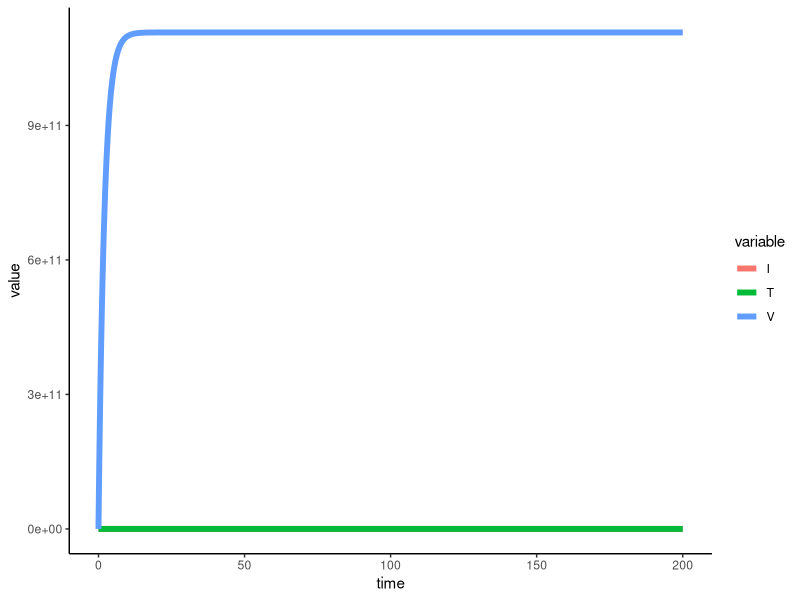
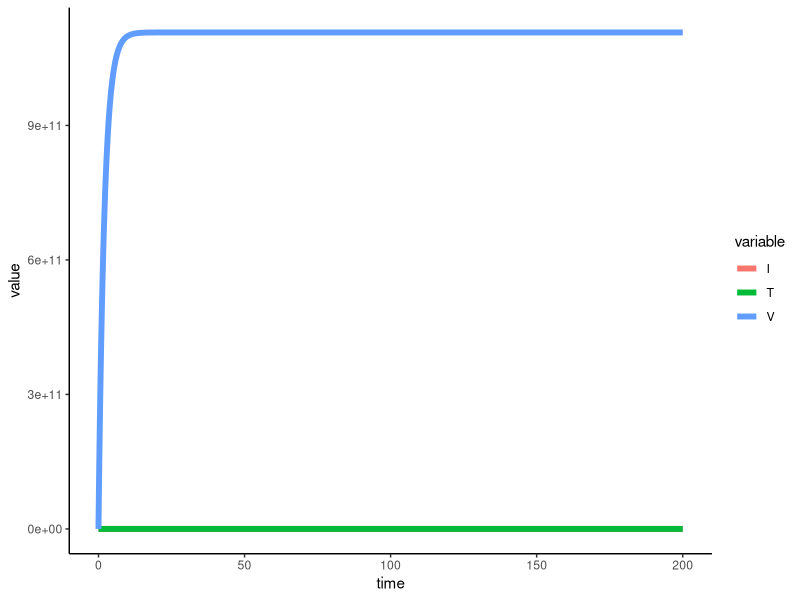

Source code (R) for these figures, in order:
# more learning to do differential equations in R.  You can run this
# by pasting it into an interactive R interpreter, or you can run
## R -f ode_1st_coupled.R

# I have put comments in detailing what's needed for R's deSolve() and
# then to make a simple plot.  This is a "sequel" to the
# od1_1st_single.R file.

# remember to do install.packages("ggplot2") (and same for deSolve) if
# needed.
library(deSolve)
library(ggplot2)
library(tidyr)

# tiv_func is the function on the right hand side of the
# differential equation. 
tiv_func <- function(t, TIV, params) {
    # this takes several lines to define, but really it's just the
    # two right hand side expressions in Lotka Volterra
    T = TIV["T"]
    I = TIV["I"]
    V = TIV["V"]
    # using the notation from the Wikipedia version of the equations
                                        # we have alpha, beta, gamma, and delta in the params structure
    s = params["s"]
    p = params ["p"]
    tmax = params["tmax"]
    d = params["d"]
    k = params["k"]
    delta = params["delta"]
    N = params["N"]
    c = params["c"]

    # now that we have extracted the parameters, we can evaluate the
    # differential equation's right hand side

    dT_dt = s + p*T - d*T - k*V*T
    dI_dt = k*V*T - delta*I
    dV_dt = N*delta*I - c*V
    list(c(dT_dt, dI_dt, dV_dt))
}

# set the constant parameters of the equation.  for this one we have
# alpha (max prey per capita growth rate), beta (effect of predators
# on prey growth rate), gamma (predator per capita death rate), and
# delta (effect of presence of prey on predator growth rate) as used
# in the wikipedia page.  
parms <- c(s = 34,
           p = .7 ,
           tmax = .8,
           d = 4,
           k = .222,
           delta = 0.49,
           N = 10e10,
           c = 3.07)
# set the times (full collection of x axis points)
times <- seq(from=0, to=200, by=1/100)
# initial values for both predator and prey
Pstart <- c(T = 0.99999999,
            I = 11,
            V = 0)

# invoke ode - it requires the four things we just defined: the right
# hand side function, the initial value, the times of operation, and
# the constant parameters
diffeq_result <- ode(
    func=tiv_func,
    y=Pstart,
    times=times,
    parms=parms
)

# R now likes to force the result into a data frame, which is a
# pervasive way of organizing data in R.  this as.data.frame()
# function enforces that diffeq_result will be usable as input to
# ggplot2's plotting functions.
diffeq_result <- as.data.frame(diffeq_result)

# here we use a simple invocation of ggplot2 to make the plot.  if
# this is invoked interactively then we will get a pop-up plot as well
# as saving it to png and pdf files; if it's invoked in batch mode
# then it just saves the output files.
##
# A particular note here: we have to extract the two columns of the
# data frame.  People who use R's tidyverse have a way of doing that
# with the gather() function, which I try to imitate here.

# gather (from tidyr) seems to be used widely - it seems to do the
# massaging of a data frame to make it ready for ggplot()
gathered_result <- gather(diffeq_result, variable, value, -time)
plot_result <- ggplot(data=gathered_result,
                      mapping=aes(x=time, y=value, color=variable)) +
    geom_line(linewidth=2) + theme_classic()

# now save to file
fname_base <- "result_1_tiv"
extensions = c("png", "pdf")
for (ext in extensions) {
    fname <- paste(fname_base, ".", ext, sep="")
    ggsave(fname, plot_result)
    print(paste("wrote output to file ", fname))
}
